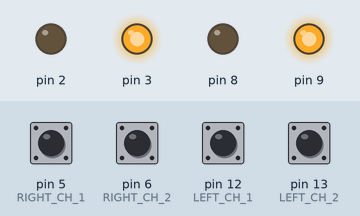
Bench run of a sketch on a simulated Arduino Uno, built with avr-gcc and run on an emulated ATmega328P. On the bench: output pins drawn as LEDs (lit = HIGH). Inputs (shaded band) come from the test bench; at power-on: pin 5 (RIGHT_CH_1) HIGH, pin 6 (RIGHT_CH_2), pin 12 (LEFT_CH_1), pin 13 (LEFT_CH_2) LOW. What the sketch prints to the serial monitor is not drawn.

Above: at 1.2 s.
1.3 s: pin 6 (RIGHT_CH_2) pulled HIGH for 0.15 s
4.4 s: pin 5 (RIGHT_CH_1) pulled LOW for 0.15 s
Timing chart, 0 to 7.4 s (numbered marks = the images above; inputs shaded):
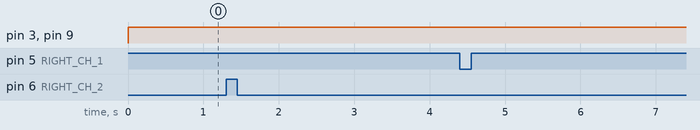

The sketch:

master_code.ino
```cpp
//ENCODER
#define RIGHT_CH_1 5
#define RIGHT_CH_2 6
#define LEFT_CH_1 12
#define LEFT_CH_2 13

bool right_channel1_prev=0;
bool right_channel2_prev=0;
bool right_channel1_curr=0;
bool right_channel2_curr=0;
bool right_rotation; //CW=1, CCW=0
long right_counter=0;
bool is_right_turning=0;

bool left_channel1_prev=0;
bool left_channel2_prev=0;
bool left_channel1_curr=0;
bool left_channel2_curr=0;
bool left_rotation; //CW=1, CCW=0
long left_counter=0;
bool is_left_turning=0;
//ENCODER

//VELOCITY MEASUREMENT
long currT;
long prevT=0;
float deltaT;
float velocity_right;
float velocity_right_prev=0;
float velocity_right_filt=0;
float velocity_left;
float velocity_left_prev=0;
float velocity_left_filt=0;
long right_counter_prev=0;
long left_counter_prev=0;
//VELOCITY MEASUREMENT

//CONTROLLER
float set_velocity_right = 0;
float set_velocity_left = 0;
float kp=10;
float ki=0.05;
float error_left;
float error_left_sum;
float error_right;
float error_right_sum;
float actuator_left;
float actuator_left_dir;
float actuator_right;
float actuator_right_dir;
//CONTROLLER


void setup() {
  // put your setup code here, to run once:
  Serial.begin(2000000);

  //ENCODER
  pinMode(RIGHT_CH_1,INPUT);
  pinMode(RIGHT_CH_2,INPUT);
  right_channel1_prev=digitalRead(RIGHT_CH_1);
  right_channel2_prev=digitalRead(RIGHT_CH_2);

  pinMode(LEFT_CH_1,INPUT);
  pinMode(LEFT_CH_2,INPUT);
  left_channel1_prev=digitalRead(LEFT_CH_1);
  left_channel2_prev=digitalRead(LEFT_CH_2);
  //ENCODER

//MOTOR ACTUATOR
pinMode(2,OUTPUT);
pinMode(3,OUTPUT);
pinMode(8,OUTPUT);
pinMode(9,OUTPUT);

}


void loop() {
{
  //ENCODER
  //right starts
  right_channel1_curr=digitalRead(RIGHT_CH_1);
  right_channel2_curr=digitalRead(RIGHT_CH_2);

  //turning CW
  if(!right_channel1_prev&&!right_channel2_prev&&!right_channel1_curr&&right_channel2_curr)
  {
    right_rotation=1;
    is_right_turning=1;
  }
  else if(!right_channel1_prev&&right_channel2_prev&&right_channel1_curr&&right_channel2_curr)
  {
    right_rotation=1;
    is_right_turning=1;
  }
  else if(right_channel1_prev&&!right_channel2_prev&&!right_channel1_curr&&!right_channel2_curr)
  {
    right_rotation=1;
    is_right_turning=1;
  }
  else if(right_channel1_prev&&right_channel2_prev&&right_channel1_curr&&!right_channel2_curr)
  {
    right_rotation=1;
    is_right_turning=1;
  }

  //Turning CCW
  else if(!right_channel1_prev&&!right_channel2_prev&&right_channel1_curr&&!right_channel2_curr)
  {
    right_rotation=0;
    is_right_turning=1;
  }
  else if(!right_channel1_prev&&right_channel2_prev&&!right_channel1_curr&&!right_channel2_curr)
  {
    right_rotation=0;
    is_right_turning=1;
  }
  else if(right_channel1_prev&&!right_channel2_prev&&right_channel1_curr&&right_channel2_curr)
  {
    right_rotation=0;
    is_right_turning=1;
  }
  else if(right_channel1_prev&&right_channel2_prev&&!right_channel1_curr&&right_channel2_curr)
  {
    right_rotation=0;
    is_right_turning=1;
  }
  else
    is_right_turning=0;

  //CW is positive
  if(right_rotation)
    right_counter+=is_right_turning;
  else
    right_counter-=is_right_turning;

  right_channel1_prev=right_channel1_curr;
  right_channel2_prev=right_channel2_curr;
  //right ends

  //left starts
  left_channel1_curr=digitalRead(LEFT_CH_1);
  left_channel2_curr=digitalRead(LEFT_CH_2);

  //turning CW
  if(!left_channel1_prev&&!left_channel2_prev&&!left_channel1_curr&&left_channel2_curr)
  {
    left_rotation=1;
    is_left_turning=1;
  }
  else if(!left_channel1_prev&&left_channel2_prev&&left_channel1_curr&&left_channel2_curr)
  {
    left_rotation=1;
    is_left_turning=1;
  }
  else if(left_channel1_prev&&!left_channel2_prev&&!left_channel1_curr&&!left_channel2_curr)
  {
    left_rotation=1;
    is_left_turning=1;
  }
  else if(left_channel1_prev&&left_channel2_prev&&left_channel1_curr&&!left_channel2_curr)
  {
    left_rotation=1;
    is_left_turning=1;
  }

  //Turning CCW
  else if(!left_channel1_prev&&!left_channel2_prev&&left_channel1_curr&&!left_channel2_curr)
  {
    left_rotation=0;
    is_left_turning=1;
  }
  else if(!left_channel1_prev&&left_channel2_prev&&!left_channel1_curr&&!left_channel2_curr)
  {
    left_rotation=0;
    is_left_turning=1;
  }
  else if(left_channel1_prev&&!left_channel2_prev&&left_channel1_curr&&left_channel2_curr)
  {
    left_rotation=0;
    is_left_turning=1;
  }
  else if(left_channel1_prev&&left_channel2_prev&&!left_channel1_curr&&left_channel2_curr)
  {
    left_rotation=0;
    is_left_turning=1;
  }
  else
    is_left_turning=0;

  //CW is positive
  if(left_rotation)
    left_counter+=is_left_turning;
  else
    left_counter-=is_left_turning;

  left_channel1_prev=left_channel1_curr;
  left_channel2_prev=left_channel2_curr;
  //left ends
  //ENCODER
}

//VELOCITY MEASUREMENT
currT = micros();
deltaT = ((float) (currT-prevT))/1.0e6;
velocity_right = (right_counter - right_counter_prev)/deltaT;
right_counter_prev=right_counter;

velocity_left = (left_counter - left_counter_prev)/deltaT;
left_counter_prev=left_counter;

prevT = currT;

//conversion to cm/s (circumference is 21.67cm)
velocity_left=velocity_left/3000.0*21.67*10;
velocity_right=velocity_right/3000.0*21.67*10;

// Low-pass filter (25 Hz cutoff)
velocity_left_filt= 0.9691*velocity_left_filt + 0.01547*velocity_left + 0.01547*velocity_left_prev;
velocity_left_prev=velocity_left;

velocity_right_filt= 0.9691*velocity_right_filt + 0.01547*velocity_right + 0.01547*velocity_right_prev;
velocity_right_prev=velocity_right;
//VELOCITY MEASUREMENT

//CONTROLLER
set_velocity_right=30;
set_velocity_left=30;

error_right=set_velocity_right-velocity_right_filt;
if(actuator_right!=255)
  error_right_sum+=error_right;

error_left=set_velocity_left-velocity_left_filt;
if(actuator_left!=255)
  error_left_sum+=error_left;

actuator_right = kp*error_right + ki*error_right_sum;

actuator_left = kp*error_left + ki*error_left_sum;

if(actuator_right < 0)
{
  actuator_right_dir=1;
  actuator_right*=-1;
}
else
{
  actuator_right_dir=0;
}

if(actuator_right>255)
{
  actuator_right=255;
}

if(actuator_left < 0)
{
  actuator_left_dir=1;
  actuator_left*=-1;
}
else
{
  actuator_left_dir=0;
}

if(actuator_left>255)
{
  actuator_left=255;
}

if(actuator_right_dir)
  {

    analogWrite(2,actuator_right);
    analogWrite(3,0);
  }
else
  {
    analogWrite(2,0);
    analogWrite(3,actuator_right);
  }

if(actuator_left_dir)
  {

    analogWrite(8,actuator_left);
    analogWrite(9,0);
  }
else
  {
    analogWrite(8,0);
    analogWrite(9,actuator_left);
  }


Serial.print(velocity_right_filt);
Serial.print(',');
Serial.print(velocity_left_filt);
Serial.print(',');
Serial.print(actuator_right/5);
Serial.print(',');
Serial.print(actuator_left/5);
Serial.print(',');
Serial.print(60);
Serial.print(',');
Serial.print(-60);
Serial.println();
}
```
